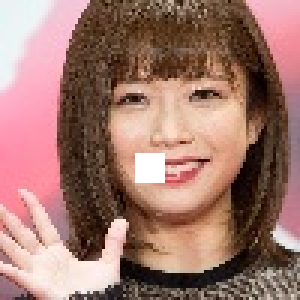
%> input picture Character Design/Henri/face_model_optimization/pixel_method/damaged.png, 100 x 100 px (shown 3 times larger)
$ octave script.m   (GNU Octave 9; MATLAB toolbox functions it lacks are replaced by stand-ins)
%> lines starting %> are read from the running program, lines starting %| are printed output that depends on the picture
% [7 lines of commented-out code are left out]
image = imread("damaged.png");
%> image is the input picture: size 100x100x3 uint8; mean R, G, B 159.3, 119.1, 109.2
image = mean(image,3);
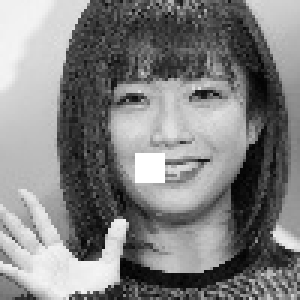
%> image: size 100x100 double (shown 3 times larger); min 1, max 255, mean 129.2
image = image./max(image);
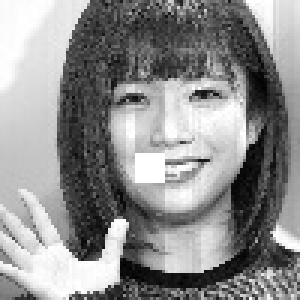
%> image: size 100x100 double (shown 3 times larger); min 0.00416, max 1, mean 0.555

% Loop Forever
randomMatrix = image;
while true
    %create random
    for row = 1:100
        for column = 1:100
            randomMatrix(row,column) = normrnd(0,1);
        end
    end

    % normalize vector
    size = sum(randomMatrix.^2,'all').^0.5;
    randomMatrix = 10*randomMatrix./size;


    % Plot old vs new
    subplot(1,2,1);
    imshow(image);
    subplot(1,2,2);
    imshow(image+randomMatrix)

%> (the run ends here)
